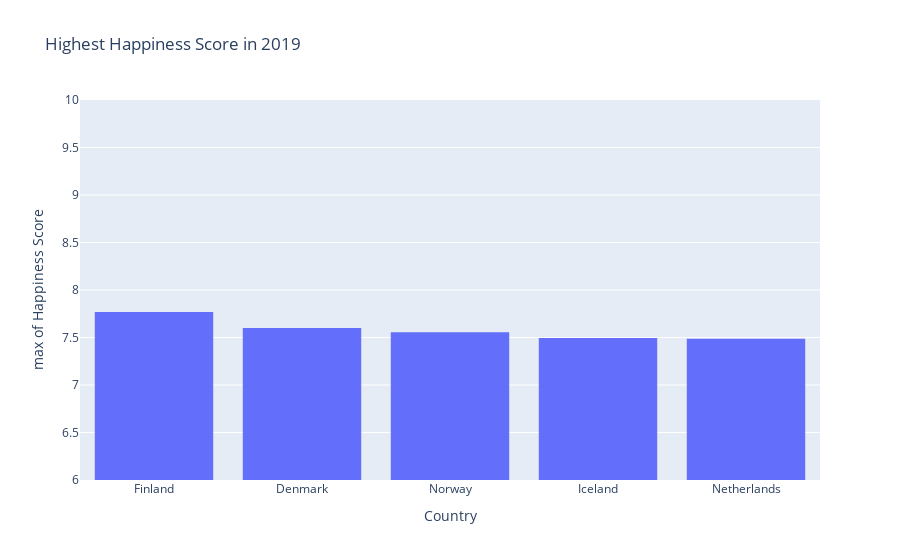

Here is the notebook cell this chart was saved with:
### Markdown cell above
**Categorical & Categorical --> (Stacked Column Chart)**

### Code cell
import plotly.express as px

df = px.data.tips()
fig = px.histogram(df, x=happiness_df["2019"]["Country"].head(5), y=happiness_df["2019"]["Happiness Score"].head(5),
                   labels={'x':'Country', "y":"Happiness Score"},
                   histfunc='max',range_y=[6,10],
                  title="Highest Happiness Score in 2019")
fig.show()

### Figure 1 — Plotly figure (JSON) as saved in the notebook; plotly's stock layout.template omitted (floating-point values rounded to 4 significant figures)
{"data": [{"alignmentgroup": "True", "bingroup": "x", "histfunc": "max", "hovertemplate": "Country=%{x}<br>max of Happiness Score=%{y}<extra></extra>", "legendgroup": "", "marker": {"color": "#636efa", "pattern": {"shape": ""}}, "name": "", "offsetgroup": "", "orientation": "v", "showlegend": false, "type": "histogram", "x": ["Finland", "Denmark", "Norway", "Iceland", "Netherlands"], "xaxis": "x", "y": [7.769, 7.6, 7.554, 7.494, 7.488], "yaxis": "y"}], "layout": {"barmode": "relative", "legend": {"tracegroupgap": 0}, "title": {"text": "Highest Happiness Score in 2019"}, "xaxis": {"anchor": "y", "domain": [0, 1], "title": {"text": "Country"}}, "yaxis": {"anchor": "x", "domain": [0, 1], "range": [6, 10], "title": {"text": "max of Happiness Score"}}}}
